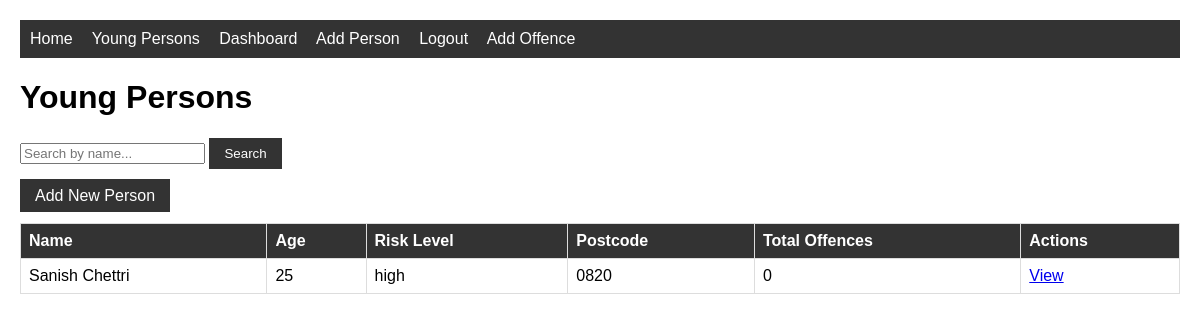
Before: / (signed in) with the older database file.
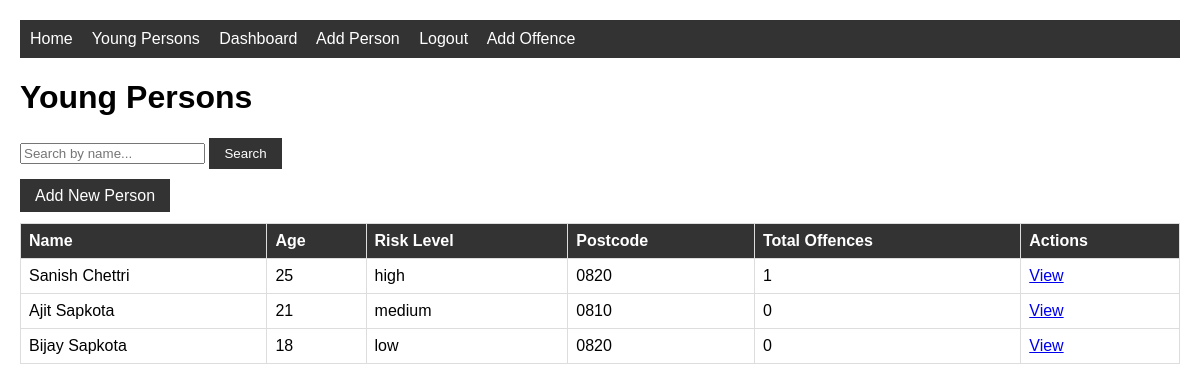
After: the same page with the newer database file.
### justice/models.py (models this page shows, shortened)
class YoungPerson(models.Model):
    RISK_CHOICES = [
        ('low', 'Low'),
        ('medium', 'Medium'),
        ('high', 'High'),
    ]
    first_name = models.CharField(max_length=100)
    last_name = models.CharField(max_length=100)
    date_of_birth = models.DateField()
    gender = models.CharField(max_length=20)
    postcode = models.CharField(max_length=10)
    risk_level = models.CharField(max_length=10, choices=RISK_CHOICES)
    objects = models.Manager()
    high_risk = HighRiskManager()
    caseworkers = models.ManyToManyField(CaseWorker, blank=True)
    @property
    def age(self):
        from datetime import date
        today = date.today()
        return today.year - self.date_of_birth.year

### justice/views.py (the view)
# urls.py: path('', views.YoungPersonListView.as_view(), name='home'),
class YoungPersonListView(LoginRequiredMixin, ListView):
    model = YoungPerson
    template_name = 'justice/youngperson_list.html'
    context_object_name = 'youngpeople'
    def get_queryset(self):
        queryset = YoungPerson.objects.select_related().prefetch_related(
            'caseworkers', 'offences', 'interventions'
        ).annotate(offence_count=Count('offences'))
        search = self.request.GET.get('search')
        if search:
            queryset = queryset.filter(
                first_name__icontains=search
            ) | queryset.filter(
                last_name__icontains=search
            )
        return queryset

### justice/templates/justice/youngperson_list.html
{% extends 'justice/base.html' %}
{% block content %}
<h1>Young Persons</h1>
<form method="get">
    <input type="text" name="search"
           placeholder="Search by name..."
           value="{{ request.GET.search }}">
    <button type="submit" class="btn">Search</button>
</form>
<br>
<a href="{% url 'justice:youngperson-create' %}" class="btn">Add New Person</a>
<br><br>
<table>
    <tr>
        <th>Name</th>
        <th>Age</th>
        <th>Risk Level</th>
        <th>Postcode</th>
        <th>Total Offences</th>
        <th>Actions</th>
    </tr>
    {% for person in youngpeople %}
    <tr>
        <td>{{ person.first_name }} {{ person.last_name }}</td>
        <td>{{ person.age }}</td>
        <td>{{ person.risk_level }}</td>
        <td>{{ person.postcode }}</td>
        <td>{{ person.offence_count }}</td>
        <td>
            <a href="{% url 'justice:youngperson-detail' person.pk %}">View</a>
        </td>
    </tr>
    {% empty %}
    <tr>
        <td colspan="6">No young persons found.</td>
    </tr>
    {% endfor %}
</table>
{% endblock %}

### justice/templates/justice/base.html (shortened to what this page needs)
<!DOCTYPE html>
<html>
<head>
</head>
<body>
    <nav>
        <a href="{% url 'justice:home' %}">Home</a>
        <a href="{% url 'justice:youngperson-list' %}">Young Persons</a>
        <a href="{% url 'justice:dashboard' %}">Dashboard</a>
        <a href="{% url 'justice:youngperson-create' %}">Add Person</a>
        <a href="{% url 'logout' %}">Logout</a>
        <a href="{% url 'justice:offence-create' %}">Add Offence</a>
    </nav>
    <div class="container">
        {% block content %}
        {% endblock %}
    </div>
</body>
</html>

### justice/templates/justice/base.html (style rules this page uses)
body { font-family: Arial, sans-serif; margin: 20px; }
nav { background: #333; padding: 10px; }
nav a { color: white; margin-right: 15px; text-decoration: none; }
.container { margin-top: 20px; }
table { width: 100%; border-collapse: collapse; }
th, td { border: 1px solid #ddd; padding: 8px; text-align: left; }
th { background-color: #333; color: white; }
.btn { padding: 8px 15px; background: #333; color: white; text-decoration: none; border: none; cursor: pointer; }

Changed rows visible on the page:
computed for YoungPerson "Sanish": offence_count "0" → "1"
added YoungPerson: first_name "Ajit", last_name "Sapkota", age "21", risk_level "medium", postcode "0810", offence_count "0"
added YoungPerson: first_name "Bijay", last_name "Sapkota", age "18", risk_level "low", postcode "0820", offence_count "0"
